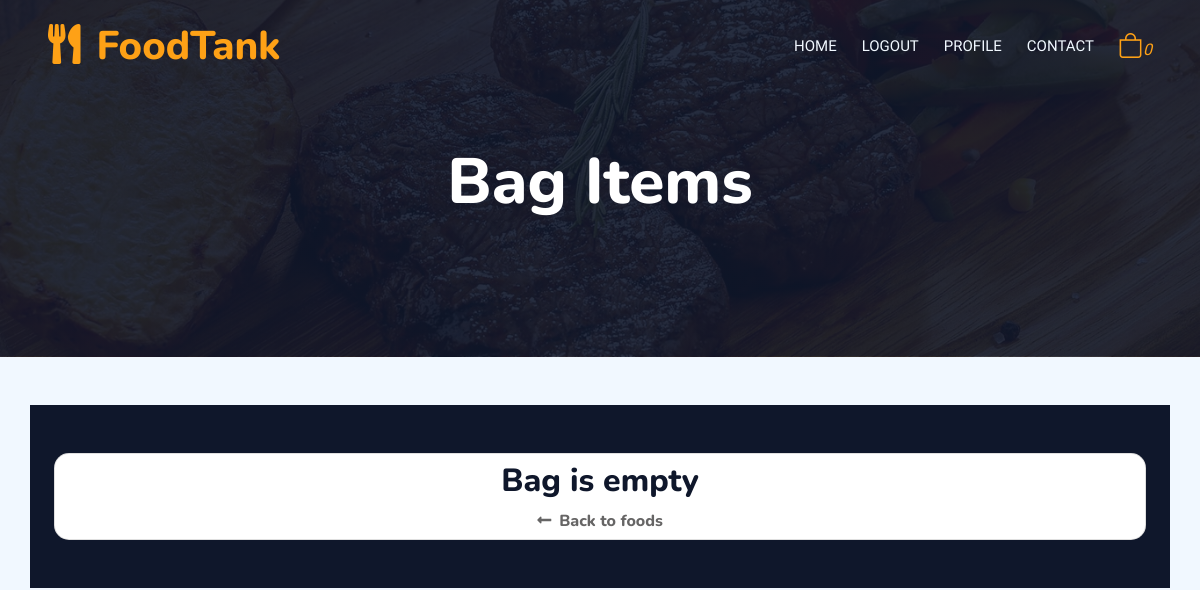
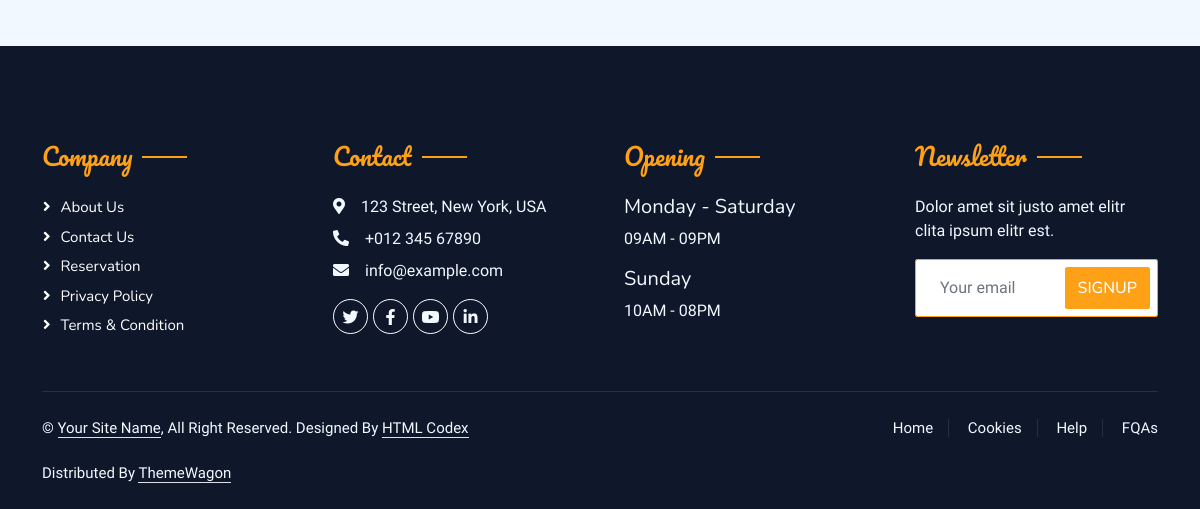
Page /bag/view_bag/ (signed in) on the earlier database version (2 pictures, top to bottom).
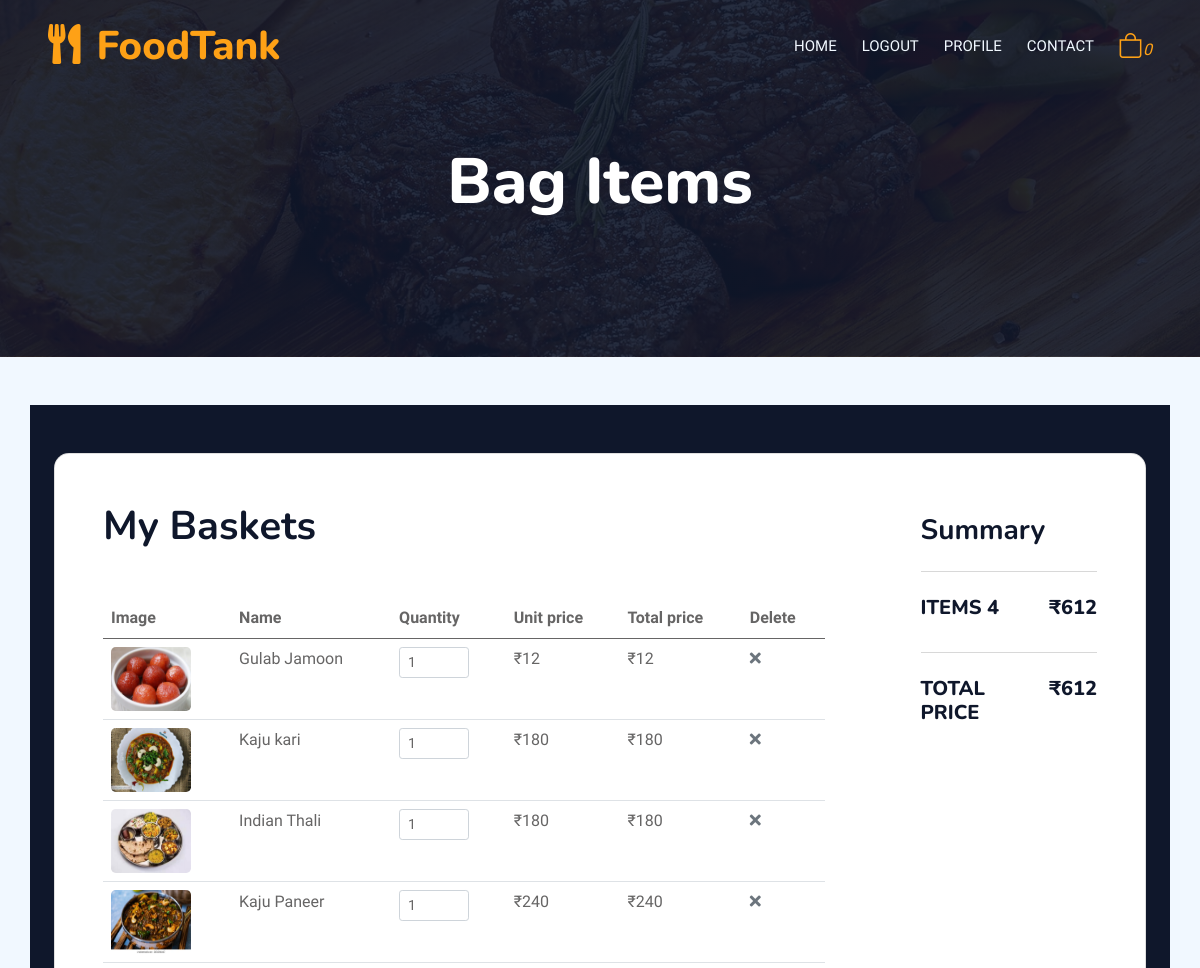
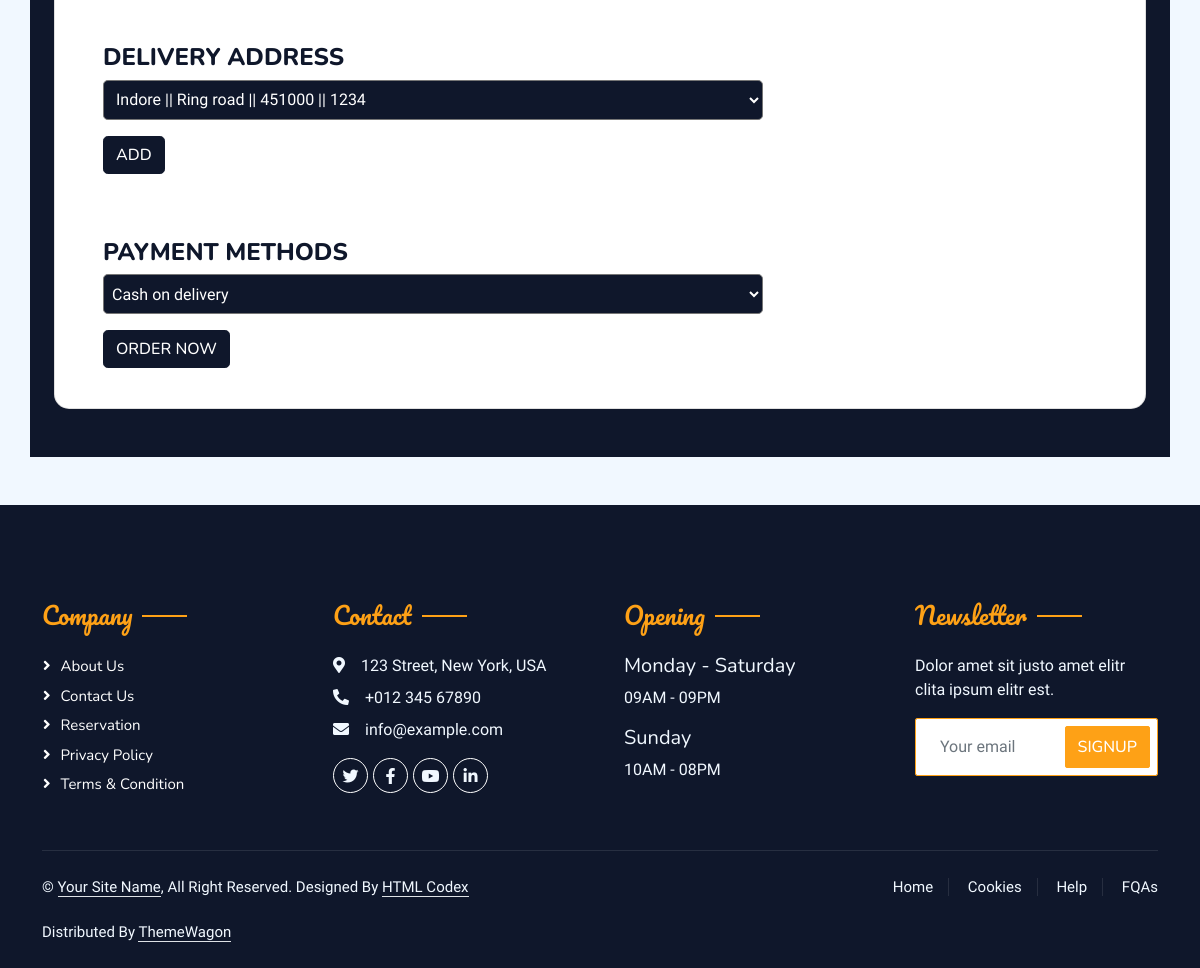
Same page on the later database version (2 pictures, top to bottom).
### bag/models.py (models this page shows, shortened)
class BagItem(models.Model):
    bag = models.ForeignKey(Bag, on_delete=models.CASCADE)
    item = models.ForeignKey(Menu, on_delete=models.CASCADE)
    quantity = models.PositiveIntegerField(default=1, blank=True)

### menu/models.py (models this page shows, shortened)
class Menu(models.Model):
    restaurant = models.ForeignKey(Restaurant, on_delete=models.CASCADE)  # ForeignKey to Restaurant
    name = models.CharField(max_length=255)
    description = models.TextField()
    type = models.CharField(max_length=255)
    price = models.DecimalField(max_digits=10, decimal_places=2)
    available = models.BooleanField(blank=True, default=True)
    cuisine = models.CharField(max_length=255, blank=True)
    img1 = models.ImageField(upload_to='menu_images/', null=True, blank=True)

### bag/views.py (the view, shortened to what this page needs)
# urls.py: path("view_bag/", views.viewBag, name="view_bag"),
def viewBag(request):
    if not request.user.is_authenticated or not request.user.user_type == "Customer":
        return redirect("/login/")
    address = Address.objects.filter(user=request.user)
    userBag = Bag.objects.get(user=request.user)
    bagItems = BagItem.objects.filter(bag=userBag)
    total = 0
    count = 0
    for item in bagItems:
        item_quantity = int(item.quantity)
        item_price = int(item.item.price)
        total += item_quantity * item_price
        count += 1
    context = {
        'address': address,
        'bagItems': bagItems,
        'total': total,
        'count': count,
    }
    return render(request, "bag/basket.html", context)

### templates/bag/basket.html (shortened to what this page needs)
{% extends 'base.html' %}
{% block content %}
{% load static %}
{% load sweetify %}
<div class="container-xxl position-relative p-0">
  {% include 'navbar.html' %}
  <div class="container-xxl py-5 bg-dark hero-header mb-5">
    <div class="container text-center my-5 pt-5 pb-4">
      <h1 class="display-3 text-white mb-3 animated slideInDown">Bag Items</h1>
    </div>
  </div>
</div>
<section class="container h-100 h-custom" style="background-color: #0f172b">
  <div class="container py-5 h-100">
    <div class="row d-flex justify-content-center align-items-center h-100">
      <div class="col-12">
        <div class="card card-registration card-registration-2" style="border-radius: 15px">
          <div class="card-body p-0" id="appendEmptyBag">
            {% if bagItems %}
            <div class="row g-0" id="deleteBasket">
              <div class="col-lg-9">
                <div class="mx-5 mt-5">
                  <div class="mb-5">
                    <h1 class="fw-bold mb-0 text-black">My Baskets</h1>
                  </div>
                  <table class="table">
                    <thead>
                      <tr>
                        <th scope="col">Image</th>
                        <th scope="col">Name</th>
                        <th scope="col">Quantity</th>
                        <th scope="col">Unit price</th>
                        <th scope="col">Total price</th>
                        <th scope="col">Delete</th>
                      </tr>
                    </thead>
                    <tbody>
                      {% for item in bagItems %}
                      <tr class="deleteRow">
                        <th scope="row">
                          <img src="{{item.item.img1.url}}" class="img-fluid rounded-3" alt="food"
                            style="width: 5rem; height: 4rem" />
                        </th>
                        <td>{{item.item.name}}</td>
                        <td>
                          <input id="form1" min="1" name="{{item.id}}" value="{{item.quantity}}" type="number"
                            class="form-control form-control-sm itemQuantity" data-food-item="{{item.id}}"
                            style="width: 70px" />
                        </td>
                        <td>₹{{ item.item.price | stringformat:'d' }}</td>
                        <td class="newPrice" totalItemPrice="{{item.item.id}}">
                          ₹{% widthratio item.item.price 1 item.quantity %}
                        </td>
                        <td>
                          <a class="text-muted deleteFood" href="/bag/deleteItem/{{item.id}}"
                            data-food-item="{{item.id}}"><i class="fas fa-times"></i></a>
                        </td>
                      </tr>
                      {% endfor %}
                    </tbody>
                  </table>
                  <h4 class="text-uppercase mt-5">Delivery Address</h4>
                  <div class="row d-flex justify-content-between">
                    <div>
                      <select class="bg-dark rounded-3 text-white" name="payment" id="payment-method"
                        style="width: 91.5%; height: 40px">
                        {% for data in address %}
                        <option value="Cash on delivery">
                          &nbsp;<div class="text-white bg-dark pt-2 rounded-3" style="width: 90%">
                          </div>
                        </option>
                        {% endfor %}
                      </select>
                    </div>
                    <div class="my-3">
                      <button class="btn btn-dark rounded-3" id="openForm">Add</button>
                    </div>
                  </div>
                  <form action="/order/placeOrder/" method="POST">
                    <h4 class="text-uppercase mt-5">Payment Methods</h4>
                    <div class="row d-flex justify-content-between">
                      <div>
                        <select class="bg-dark rounded-3 text-white" name="payment" id="payment-method"
                          style="width: 91.5%; height: 40px">
                          <option value="Cash on delivery">
                            &nbsp;Cash on delivery
                          </option>
                        </select>
                      </div>
                      <div class="my-3 pb-4">
                        <input type="submit" class="btn btn-dark rounded-3" value="Order now" id="orderNow" />
                      </div>
                    </div>
                  </form>
                </div>
              </div>
              <div class="col-lg-3 bg-grey">
                <div class="p-5">
                  <h3 class="fw-bold mt-2 pt-1">Summary</h3>
                  <hr class="my-4" />
                  <div class="d-flex justify-content-between mb-4">
                    <h5 class="text-uppercase" id="itemCount">items {{count}}</h5>
                    <h5 class="totalPrice">₹{{total}}</h5>
                  </div>
                  <hr class="my-4" />
                  <div class="d-flex justify-content-between mb-5">
                    <h5 class="text-uppercase">Total price</h5>
                    <h5 class="totalPrice">₹{{total}}</h5>
                  </div>
                </div>
              </div>
            </div>
            {% else %}
            <h2 class="text-center mt-2 mb-2">Bag is empty</h2>
            <div class="pt-1 pb-2">
              <h6 class="mb-0 text-center">
                <a href="/" class="text-body"><i class="fas fa-long-arrow-alt-left me-2"></i>Back to
                  foods</a>
              </h6>
            </div>
            {% endif %}
          </div>
        </div>
      </div>
    </div>
  </div>
</section>
{% endblock content %}

### templates/base.html (shortened to what this page needs)
<!DOCTYPE html>
{% load static %}
<html lang="en">
<head>
    <link href="https://cdnjs.cloudflare.com/ajax/libs/font-awesome/5.10.0/css/all.min.css" rel="stylesheet">
    <link href="https://cdn.jsdelivr.net/npm/bootstrap-icons@1.4.1/font/bootstrap-icons.css" rel="stylesheet">
    <link href="{% static 'lib/animate/animate.min.css' %}" rel="stylesheet">
    <link href="{% static 'lib/owlcarousel/assets/owl.carousel.min.css' %}" rel="stylesheet">
    <link href="{% static 'lib/tempusdominus/css/tempusdominus-bootstrap-4.min.css' %}" rel="stylesheet" />
    <link href="{% static 'css/bootstrap.min.css' %}" rel="stylesheet">
    <link href="{% static 'css/style.css' %}" rel="stylesheet">
    <link rel="stylesheet" href="{% static 'css/myStyle.css' %}">
</head>
<body>
    {% block content %} {% endblock content %}
    {% include 'footer.html' %}
</body>
</html>

### templates/navbar.html (shortened to what this page needs)
<nav class="navbar navbar-expand-lg navbar-dark bg-dark px-4 px-lg-5 py-3 py-lg-0">
    <a href="/" class="navbar-brand p-0">
        <h1 class="text-primary m-0"><i class="fa fa-utensils me-3"></i>FoodTank</h1>
    </a>
    <div class="collapse navbar-collapse" id="navbarCollapse">
        <div class="navbar-nav ms-auto py-0 pe-4">
            <a href="/" class="nav-item nav-link" id="home">Home</a>
            {% if not user.is_authenticated %}
                <a href="/signup/" class="nav-item nav-link">Signup</a>
                <a href="/login/" class="nav-item nav-link">Login</a>
            {% else %}
                <a href="/logout/" class="nav-item nav-link">Logout</a>
                <a href="/profile/" class="nav-item nav-link">Profile</a>
            {% endif %}
            <a href="/contact/" class="nav-item nav-link">Contact</a>
        </div>
        {% if user.is_authenticated and user.user_type == "Customer" %}
            <a href="/bag/view_bag/"><i class="bi bi-bag" style="font-size: 25px;"><span style="font-size: 16px;">0</span></i></a>
        {% endif %}
    </div>
</nav>

### templates/footer.html
<div class="container-fluid bg-dark text-light footer pt-5 mt-5 wow fadeIn" data-wow-delay="0.1s">
    <div class="container py-5">
        <div class="row g-5">
            <div class="col-lg-3 col-md-6">
                <h4 class="section-title ff-secondary text-start text-primary fw-normal mb-4">Company</h4>
                <a class="btn btn-link" href="">About Us</a>
                <a class="btn btn-link" href="">Contact Us</a>
                <a class="btn btn-link" href="">Reservation</a>
                <a class="btn btn-link" href="">Privacy Policy</a>
                <a class="btn btn-link" href="">Terms & Condition</a>
            </div>
            <div class="col-lg-3 col-md-6">
                <h4 class="section-title ff-secondary text-start text-primary fw-normal mb-4">Contact</h4>
                <p class="mb-2"><i class="fa fa-map-marker-alt me-3"></i>123 Street, New York, USA</p>
                <p class="mb-2"><i class="fa fa-phone-alt me-3"></i>+012 345 67890</p>
                <p class="mb-2"><i class="fa fa-envelope me-3"></i>info@example.com</p>
                <div class="d-flex pt-2">
                    <a class="btn btn-outline-light btn-social" href=""><i class="fab fa-twitter"></i></a>
                    <a class="btn btn-outline-light btn-social" href=""><i class="fab fa-facebook-f"></i></a>
                    <a class="btn btn-outline-light btn-social" href=""><i class="fab fa-youtube"></i></a>
                    <a class="btn btn-outline-light btn-social" href=""><i class="fab fa-linkedin-in"></i></a>
                </div>
            </div>
            <div class="col-lg-3 col-md-6">
                <h4 class="section-title ff-secondary text-start text-primary fw-normal mb-4">Opening</h4>
                <h5 class="text-light fw-normal">Monday - Saturday</h5>
                <p>09AM - 09PM</p>
                <h5 class="text-light fw-normal">Sunday</h5>
                <p>10AM - 08PM</p>
            </div>
            <div class="col-lg-3 col-md-6">
                <h4 class="section-title ff-secondary text-start text-primary fw-normal mb-4">Newsletter</h4>
                <p>Dolor amet sit justo amet elitr clita ipsum elitr est.</p>
                <div class="position-relative mx-auto" style="max-width: 400px;">
                    <input class="form-control border-primary w-100 py-3 ps-4 pe-5" type="text" placeholder="Your email">
                    <button type="button" class="btn btn-primary py-2 position-absolute top-0 end-0 mt-2 me-2">SignUp</button>
                </div>
            </div>
        </div>
    </div>
    <div class="container">
        <div class="copyright">
            <div class="row">
                <div class="col-md-6 text-center text-md-start mb-3 mb-md-0">
                    &copy; <a class="border-bottom" href="#">Your Site Name</a>, All Right Reserved.
                    Designed By <a class="border-bottom" href="https://htmlcodex.com">HTML Codex</a><br><br>
                    Distributed By <a class="border-bottom" href="https://themewagon.com" target="_blank">ThemeWagon</a>
                </div>
                <div class="col-md-6 text-center text-md-end">
                    <div class="footer-menu">
                        <a href="">Home</a>
                        <a href="">Cookies</a>
                        <a href="">Help</a>
                        <a href="">FQAs</a>
                    </div>
                </div>
            </div>
        </div>
    </div>
</div>

### static/css/style.css (style rules this page uses)
:root { --primary: #FEA116; --light: #F1F8FF; --dark: #0F172B; }
.ff-secondary { font-family: 'Pacifico', cursive; }
.btn { font-family: 'Nunito', sans-serif; font-weight: 500; text-transform: uppercase; transition: .5s; }
.btn.btn-primary, .btn.btn-secondary { color: #FFFFFF; }
.navbar-dark .navbar-nav .nav-link { position: relative; margin-left: 25px; padding: 35px 0; font-size: 15px; color: var(--light) !important; text-transform: uppercase; font-weight: 500; outline: none; transition: .5s; }
@media (min-width: 992px) { .navbar-dark { position: absolute; width: 100%; top: 0; left: 0; z-index: 999; background: transparent !important; } }
.hero-header { background: linear-gradient(rgba(15, 23, 43, .9), rgba(15, 23, 43, .9)), url(../img/bg-hero.jpg); background-position: center center; background-repeat: no-repeat; background-size: cover; }
.section-title { position: relative; display: inline-block; }
.section-title::before { position: absolute; content: ""; width: 45px; height: 2px; top: 50%; left: -55px; margin-top: -1px; background: var(--primary); }
.section-title::after { position: absolute; content: ""; width: 45px; height: 2px; top: 50%; right: -55px; margin-top: -1px; background: var(--primary); }
.section-title.text-start::before, .section-title.text-end::after { display: none; }
.footer .btn.btn-social { margin-right: 5px; width: 35px; height: 35px; display: flex; align-items: center; justify-content: center; color: var(--light); border: 1px solid #FFFFFF; border-radius: 35px; transition: .3s; }
.footer .btn.btn-link { display: block; margin-bottom: 5px; padding: 0; text-align: left; color: #FFFFFF; font-size: 15px; font-weight: normal; text-transform: capitalize; transition: .3s; }
.footer .btn.btn-link::before { position: relative; content: "\f105"; font-family: "Font Awesome 5 Free"; font-weight: 900; margin-right: 10px; }
.footer .copyright { padding: 25px 0; font-size: 15px; border-top: 1px solid rgba(256, 256, 256, .1); }
.footer .copyright a { color: var(--light); }
.footer .footer-menu a { margin-right: 15px; padding-right: 15px; border-right: 1px solid rgba(255, 255, 255, .1); }
.footer .footer-menu a:last-child { margin-right: 0; padding-right: 0; border-right: none; }

Differences in the rows shown:
added BagItem: item.img1 (picture), item.name "Gulab Jamoon", quantity "1", item.price "12", item+quantity "12"
added BagItem: item.img1 (picture), item.name "Kaju kari", quantity "1", item.price "180", item+quantity "180"
added BagItem: item.img1 (picture), item.name "Indian Thali", quantity "1", item.price "180", item+quantity "180"
added BagItem: item.img1 (picture), item.name "Kaju Paneer", quantity "1", item.price "240", item+quantity "240"
Other differences:
form field payment: (not shown) → "Indore || Ring road || 451000 || 1234"
form field payment: (not shown) → "Cash on delivery"
form field value: (not shown) → "Order now"
{{ count }}: (not shown) → "4"
{{ total }}: (not shown) → "612"
text no longer shown: "Bag is empty Back to foods"
text now shown: "My Baskets Image Name Quantity Unit price Total price Delete DELIVERY ADDRESS ADD PAYMENT METHODS Summary ITEMS ₹ TOTAL PRICE ₹"
